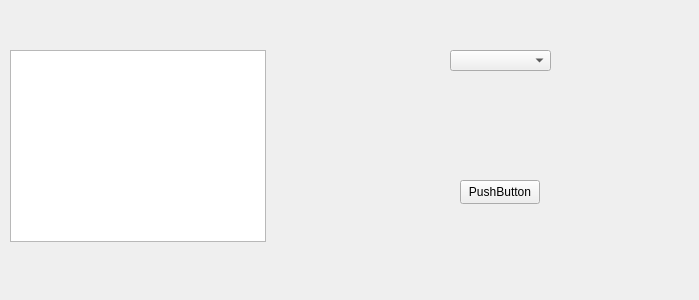
<?xml version="1.0" encoding="UTF-8"?>
<ui version="4.0">
 <class>Frame</class>
 <widget class="QFrame" name="Frame">
  <property name="geometry">
   <rect>
    <x>0</x>
    <y>0</y>
    <width>699</width>
    <height>300</height>
   </rect>
  </property>
  <property name="windowTitle">
   <string>Frame</string>
  </property>
  <widget class="QPushButton" name="pushButton">
   <property name="geometry">
    <rect>
     <x>460</x>
     <y>180</y>
     <width>80</width>
     <height>24</height>
    </rect>
   </property>
   <property name="text">
    <string>PushButton</string>
   </property>
  </widget>
  <widget class="QGraphicsView" name="graphicsView">
   <property name="geometry">
    <rect>
     <x>10</x>
     <y>50</y>
     <width>256</width>
     <height>192</height>
    </rect>
   </property>
  </widget>
  <widget class="QComboBox" name="comboBox">
   <property name="geometry">
    <rect>
     <x>450</x>
     <y>50</y>
     <width>101</width>
     <height>21</height>
    </rect>
   </property>
  </widget>
 </widget>
 <resources/>
 <connections/>
</ui>
